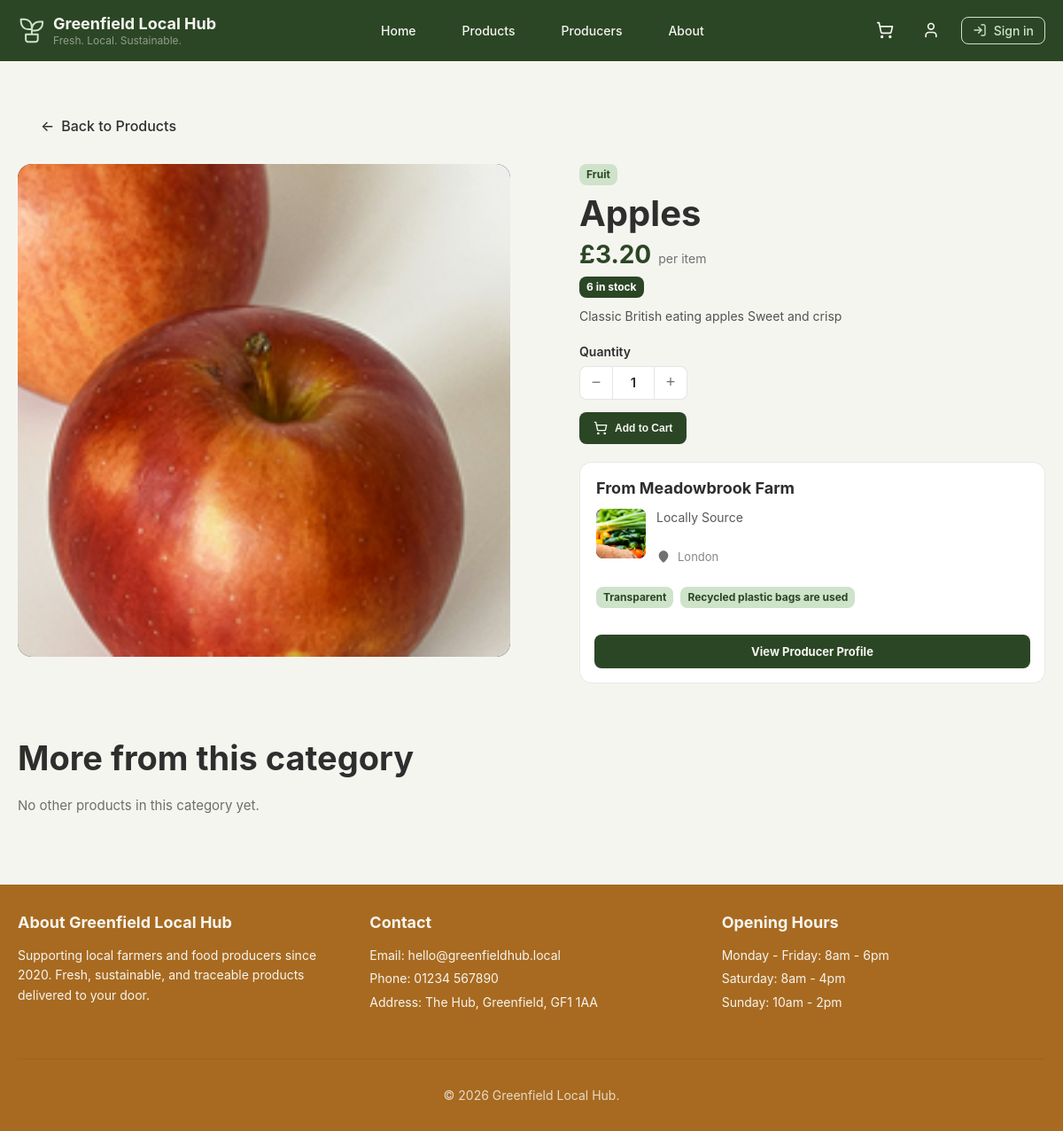
Before: /product/1 with the older database file.
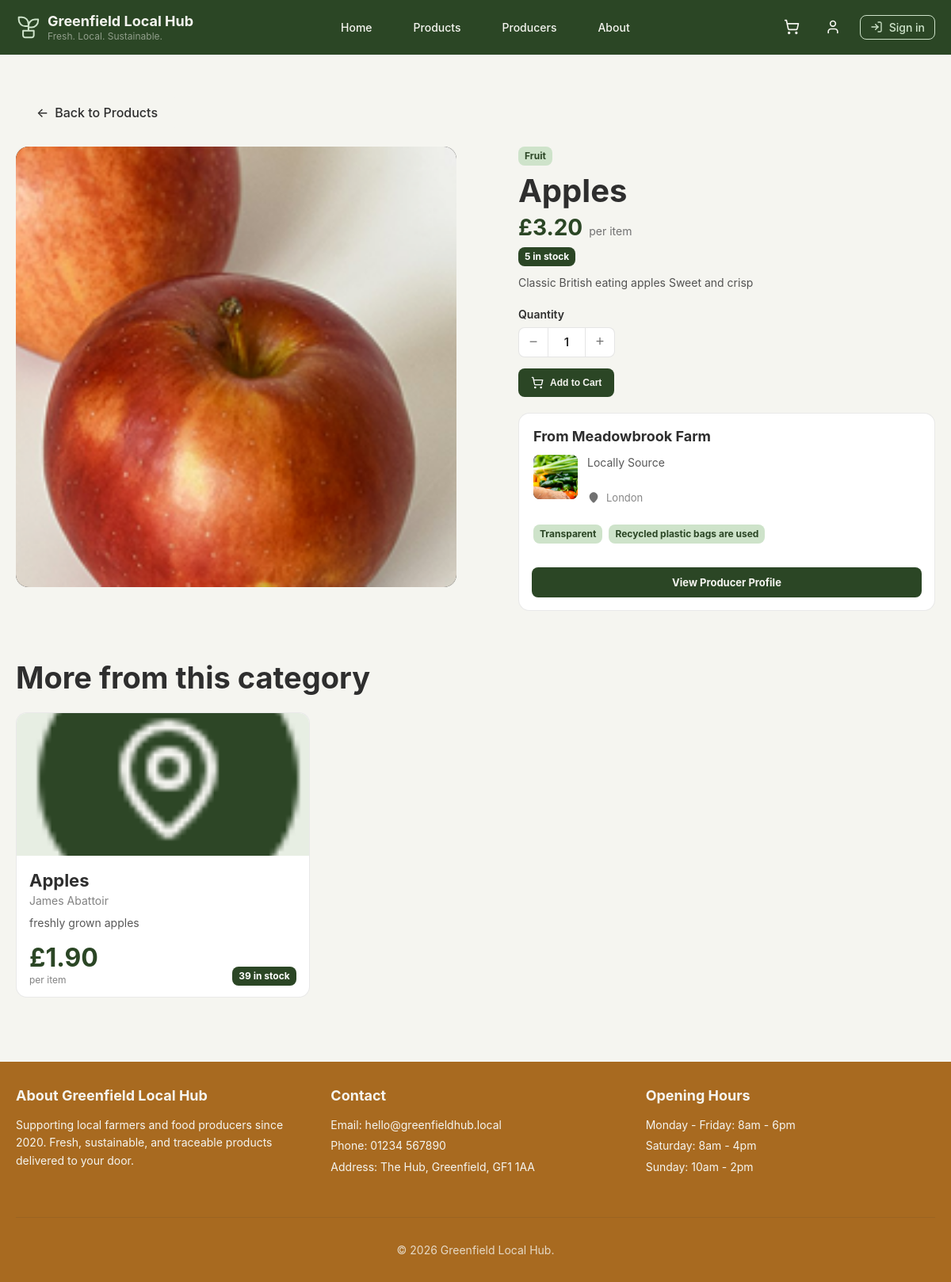
After: the same page with the newer database file.
### tables this page shows
CREATE TABLE product (
product_id INTEGER PRIMARY KEY AUTOINCREMENT,
producer_id INTEGER NOT NULL,
name TEXT NOT NULL,
description TEXT NOT NULL,
price NUMERIC NOT NULL,
category TEXT NOT NULL,
image_url TEXT NOT NULL,
is_available INTEGER NOT NULL,
stock INTEGER NOT NULL,
FOREIGN KEY (producer_id) REFERENCES producer(producer_id) ON DELETE CASCADE
);

CREATE TABLE producer (
producer_id INTEGER PRIMARY KEY AUTOINCREMENT,
business_registration_number TEXT NOT NULL UNIQUE,
business_name TEXT NOT NULL,
business_email TEXT NOT NULL UNIQUE,
business_phone_number TEXT NOT NULL,
password_hash TEXT NOT NULL,
business_address TEXT NOT NULL,
description TEXT,
image_url TEXT,
production_method TEXT,
sustainability_info TEXT
);

### app.py (the view)
@app.route("/product/<int:product_id>")
def product_detail(product_id):
    db = get_db()
    product = db.execute(
        """
        SELECT
            p.product_id,
            p.name,
            p.description,
            p.price,
            p.category,
            p.image_url,
            p.stock,
            p.is_available,
            pr.producer_id,
            pr.business_name,
            pr.business_address,
            pr.description AS producer_description,
            pr.image_url AS producer_image,
            pr.production_method,
            pr.sustainability_info
        FROM product p
        JOIN producer pr ON p.producer_id = pr.producer_id
        WHERE p.product_id = ?
        """,
        (product_id,)
    ).fetchone()
    if not product or product["is_available"] != 1:
        db.close()
        return render_template("error-404.html"), 404
    related_products = db.execute(
        """
        SELECT
            p.product_id,
            p.name,
            p.description,
            p.price,
            p.category,
            p.image_url,
            p.stock,
            pr.business_name
        FROM product p
        JOIN producer pr ON p.producer_id = pr.producer_id
        WHERE p.category = ?
          AND p.product_id != ?
          AND p.is_available = 1
        ORDER BY p.name COLLATE NOCASE
        LIMIT 4
        """,
        (product["category"], product_id)
    ).fetchall()
    db.close()
    return render_template(
        "product-detail.html",
        product=product,
        related_products=related_products
    )

### app.py (called while the page is built)
def get_db():
    db = sqlite3.connect("glh.db")
    db.row_factory = sqlite3.Row
    db.execute("PRAGMA foreign_keys = ON")
    return db

@app.context_processor
def inject_cart_count():
    if current_user.is_authenticated and current_user.user_type == "customer":
        db = get_db()
        count = get_cart_count(db, current_user.id)
        db.close()
        return {"cart_count": count}
    return {"cart_count": 0}

### templates/product-detail.html (shortened to what this page needs)
{% extends "base.html" %}  {% block content %}
<section class="producer-public-page product-page">
  <div class="container producers-container producer-public-container product-page_container">
    <div class="back-link-wrap public-back-wrap">
      <a href="{{ url_for('products') }}" class="producer-public-back back-link btn btn-secondary">
        <span aria-hidden="true">←</span>
        <span>Back to Products</span>
      </a>
    </div>
    <div class="producer-public-layout product-page_layout">
      <div class="producer-public-hero-media product-page_media">
        <div class="image-card">
          <img src="{{ product['image_url'] }}" alt="{{ product['name'] }} from {{ product['business_name'] }}"
            class="producer-public-hero-image product-page_image" />
        </div>
      </div>
      <div class="producer-public-panel product-page_panel">
        <div class="producer-public-panel_header product-page_header">
          <span class="producer-card-public_tag">{{ product['category'] }}</span>
          <h1>{{ product['name'] }}</h1>
          <p class="producer-card-public_description product-page_price-line">
            <strong class="products-card_price">£{{ '%.2f'|format(product['price']) }}</strong>
            <span class="products-card_unit">per item</span>
          </p>
          <span class="products-card_stock">{{ product['stock'] }} in stock</span>
          <p class="producer-card-public_description producer-public-summary">
            {{ product['description'] }}
          </p>
        </div>
        <form method="POST" action="{{ url_for('add_to_cart', product_id=product['product_id']) }}"
          class="product-page_form">
          <div class="products-producers-control product-page_controls">
            <label for="quantity" class="products-filters_label">Quantity</label>
            <div class="stock-controls product-page_qty">
              <button type="button" class="qty-btn" id="minusQty" aria-label="Decrease quantity">
                −
              </button>
              <input type="number" id="quantity" name="quantity" value="1" min="1" max="{{ product['stock'] }}"
                class="stock-input form-control product-page_qty-input" />
              <button type="button" class="qty-btn" id="plusQty" aria-label="Increase quantity">
                +
              </button>
            </div>
          </div>
          <button type="submit" class="products-card_button btn btn-primary product-page_add-btn">
            <span class="products-card_button-icon" aria-hidden="true">
            </span>
            <span>Add to Cart</span>
          </button>
        </form>
        <article class="products-card product-page_producer-card">
          <div class="products-card_content product-page_producer-content">
            <h2>From {{ product['business_name'] }}</h2>
            <div class="product-page_producer-summary">
              {% if product['producer_image'] %}
              <div class="products-card_image product-page_producer-image-wrap">
                <img src="{{ product['producer_image'] }}" alt="Profile photo for {{ product['business_name'] }}" />
              </div>
              {% endif %}
              <div class="product-page_producer-copy">
                <p class="products-card_description">
                  {{ product['producer_description'] or 'Local producer profile
                  coming soon.' }}
                </p>
                <div class="producer-card-public_location product-page_producer-location">
                  <span class="producer-card-public_location-icon">
                  </span>
                  <span>{{ product['business_address']}}</span>
                </div>
              </div>
            </div>
            <div class="producer-card-public_tags product-page_producer-tags">
              {% if product['production_method'] %}
              <span class="producer-card-public_tag">{{ product['production_method'] }}</span>
              {% endif %} {% if product['sustainability_info'] %}
              <span class="producer-card-public_tag">{{ product['sustainability_info'] }}</span>
              {% endif %}
            </div>
          </div>
          <div class="products-card_form product-page_producer-actions">
            <a href="{{ url_for('producer_public_profile', producer_id=product['producer_id']) }}"
              class="producer-card-public_button btn btn-primary">
              View Producer Profile
            </a>
          </div>
        </article>
      </div>
    </div>
    <section class="producer-public-products-section">
      <h2 class="producer-public-products-title">More from this category</h2>
      <div class="products-grid producer-public-products-grid product-page_related-grid">
        {% for related in related_products %}
        <article class="products-card product-page_related-card">
          <a href="{{ url_for('product_detail', product_id=related['product_id']) }}" class="products-card_link">
            <div class="products-card_image">
              <img src="{{ related['image_url'] }}" alt="{{ related['name'] }} from {{ related['business_name'] }}" />
            </div>
            <div class="products-card_content">
              <h2>{{ related['name'] }}</h2>
              <p class="products-card_producer">
                {{ related['business_name'] }}
              </p>
              <p class="products-card_description">
                {{ related['description'] }}
              </p>
              <div class="products-card_meta">
                <div>
                  <strong class="products-card_price">£{{ '%.2f'|format(related['price']) }}</strong>
                  <span class="products-card_unit">per item</span>
                </div>
                <span class="products-card_stock">{{ related['stock'] }} in stock</span>
              </div>
            </div>
          </a>
        </article>
        {% else %}
        <p class="producer-public-empty">
          No other products in this category yet.
        </p>
        {% endfor %}
      </div>
    </section>
  </div>
</section>
{% endblock %}

### templates/base.html (shortened to what this page needs)
<!doctype html>
<html lang="en">
  <head>
    <link
      rel="stylesheet"
      href="{{url_for('static', filename='css/main.css')}}"
    />
  </head>
  <body>
    <header class="site-header">
      <div class="header-container">
        <a href="{{url_for('homepage')}}" class="logo-area">
          <div class="logo-icon">
          </div>
          <div class="logo-text">
            <h1>Greenfield Local Hub</h1>
            <p>Fresh. Local. Sustainable.</p>
          </div>
        </a>
        <nav class="main-nav">
          <a href="{{url_for('homepage')}}" class="nav-link">Home</a>
          <a href="{{url_for('products')}}" class="nav-link">Products</a>
          <a href="{{url_for('producers')}}" class="nav-link">Producers</a>
          <a href="{{url_for('about')}}" class="nav-link">About</a>
        </nav>
        <div class="header-actions">
          <a href="{{ url_for('basket') }}" class="icon-btn cart-icon" >
         </a>
          {% if current_user.is_authenticated %} {% if current_user.user_type ==
          "customer" %}
          <a href="{{ url_for('customer_dashboard') }}" class="icon-btn">
            <svg xmlns="http://www.w3.org/2000/svg" width="20" height="20" viewBox="0 0 20 20" fill="none">
  <path d="M15.8334 17.5V15.8333C15.8334 14.9493 15.4822 14.1014 14.8571 13.4763C14.232 12.8512 13.3841 12.5 12.5001 12.5H7.50008C6.61603 12.5 5.76818 12.8512 5.14306 13.4763C4.51794 14.1014 4.16675 14.9493 4.16675 15.8333V17.5" stroke="currentColor" stroke-width="1.66667" stroke-linecap="round" stroke-linejoin="round"/>
  <path d="M10.0001 9.16667C11.841 9.16667 13.3334 7.67428 13.3334 5.83333C13.3334 3.99238 11.841 2.5 10.0001 2.5C8.15913 2.5 6.66675 3.99238 6.66675 5.83333C6.66675 7.67428 8.15913 9.16667 10.0001 9.16667Z" stroke="currentColor" stroke-width="1.66667" stroke-linecap="round" stroke-linejoin="round"/>
</svg>
          </a>
          {% elif current_user.user_type == "producer" %}
          <a href="{{ url_for('producer_dashboard') }}" class="icon-btn">
            <svg xmlns="http://www.w3.org/2000/svg" width="20" height="20" viewBox="0 0 20 20" fill="none">
  <path d="M15.8334 17.5V15.8333C15.8334 14.9493 15.4822 14.1014 14.8571 13.4763C14.232 12.8512 13.3841 12.5 12.5001 12.5H7.50008C6.61603 12.5 5.76818 12.8512 5.14306 13.4763C4.51794 14.1014 4.16675 14.9493 4.16675 15.8333V17.5" stroke="currentColor" stroke-width="1.66667" stroke-linecap="round" stroke-linejoin="round"/>
  <path d="M10.0001 9.16667C11.841 9.16667 13.3334 7.67428 13.3334 5.83333C13.3334 3.99238 11.841 2.5 10.0001 2.5C8.15913 2.5 6.66675 3.99238 6.66675 5.83333C6.66675 7.67428 8.15913 9.16667 10.0001 9.16667Z" stroke="currentColor" stroke-width="1.66667" stroke-linecap="round" stroke-linejoin="round"/>
</svg>
          </a>
          {% endif %} {% else %}
          <a href="{{ url_for('customer_signin') }}" class="icon-btn">
          </a>
          {% endif %} {% if current_user.is_authenticated %}
          <a href="{{url_for('logout')}}" class="customer-signin-btn btn btn-outline">
            <svg
              xmlns="http://www.w3.org/2000/svg"
              width="16"
              height="16"
              viewBox="0 0 16 16"
              fill="none"
            >
              <path
                d="M10 2H12.6667C13.0203 2 13.3594 2.14048 13.6095 2.39052C13.8595 2.64057 14 2.97971 14 3.33333V12.6667C14 13.0203 13.8595 13.3594 13.6095 13.6095C13.3594 13.8595 13.0203 14 12.6667 14H10"
                stroke="currentColor"
                stroke-width="1.33333"
                stroke-linecap="round"
                stroke-linejoin="round"
              />
              <path
                d="M6.66675 11.3334L10.0001 8.00002L6.66675 4.66669"
                stroke="currentColor"
                stroke-width="1.33333"
                stroke-linecap="round"
                stroke-linejoin="round"
              />
              <path
                d="M10 8H2"
                stroke="currentColor"
                stroke-width="1.33333"
                stroke-linecap="round"
                stroke-linejoin="round"
              />
            </svg>
            Sign out</a
          >
          {% else %}
          <a href="{{url_for('customer_signin')}}" class="customer-signin-btn btn btn-outline">
            Sign in</a
          >
          {% endif %}
        </div>
      </div>
    </header>
    <main>{% block content %}{% endblock %}</main>
    <footer class="site-footer">
      <div class="container">
        <div class="footer-grid">
          <div class="footer-col">
            <h3>About Greenfield Local Hub</h3>
            <p>
              Supporting local farmers and food producers since 2020. Fresh,
              sustainable, and traceable products delivered to your door.
            </p>
          </div>
          <div class="footer-col">
            <h3>Contact</h3>
            <div class="contact-info">
              <p>Email: hello@greenfieldhub.local</p>
              <p>Phone: 01234 567890</p>
              <p>Address: The Hub, Greenfield, GF1 1AA</p>
            </div>
          </div>
          <div class="footer-col">
            <h3>Opening Hours</h3>
            <div class="hours-info">
              <p>Monday - Friday: 8am - 6pm</p>
              <p>Saturday: 8am - 4pm</p>
              <p>Sunday: 10am - 2pm</p>
            </div>
          </div>
        </div>
        <div class="footer-bottom">
          <p>&copy 2026 Greenfield Local Hub.</p>
        </div>
      </div>
    </footer>
  </body>
</html>

Changed rows visible on the page:
changed product "Classic British eating apples Sweet and crisp": stock "6" → "5"
added product: image_url (picture), name "Apples", business_name "James Abattoir", description "freshly grown apples", price "1.90", stock "39"
Other visible differences:
text no longer shown: "No other products in this category yet."
